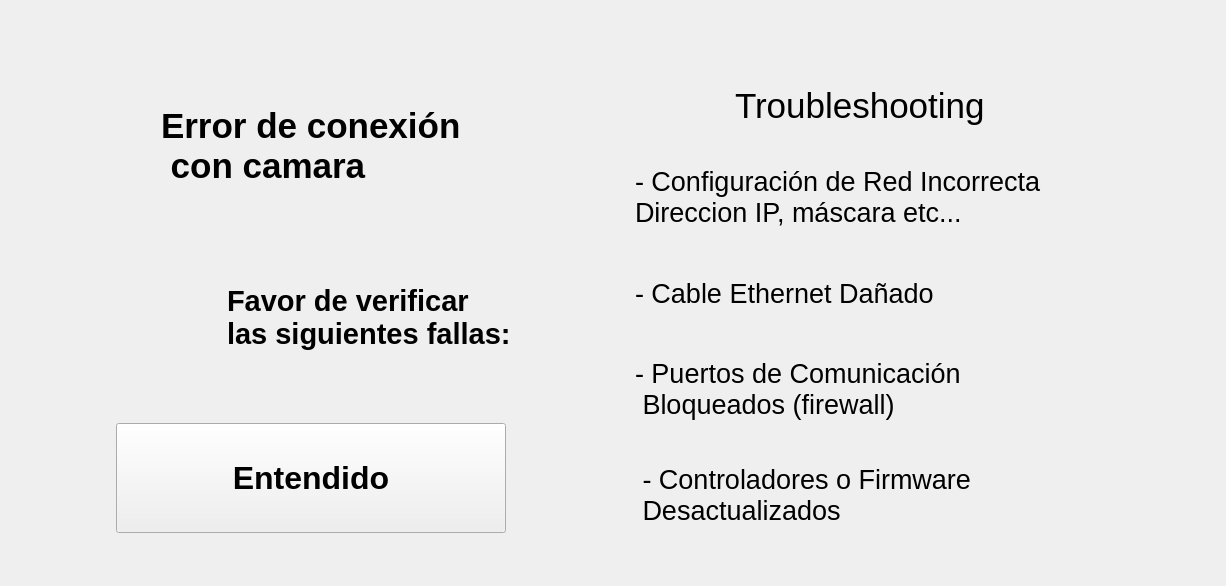
      <widget class="QWidget" name="page_4">
       <layout class="QGridLayout" name="gridLayout_9">
        <item row="0" column="0">
         <layout class="QHBoxLayout" name="horizontalLayout_44">
          <property name="topMargin">
           <number>60</number>
          </property>
          <property name="bottomMargin">
           <number>30</number>
          </property>
          <item>
           <layout class="QVBoxLayout" name="verticalLayout_21">
            <property name="leftMargin">
             <number>50</number>
            </property>
            <item>
             <layout class="QHBoxLayout" name="horizontalLayout_56">
              <property name="spacing">
               <number>30</number>
              </property>
              <item>
               <widget class="QLabel" name="lblTest1_12">
                <property name="minimumSize">
                 <size>
                  <width>70</width>
                  <height>70</height>
                 </size>
                </property>
                <property name="maximumSize">
                 <size>
                  <width>70</width>
                  <height>70</height>
                 </size>
                </property>
                <property name="text">
                 <string/>
                </property>
                <property name="pixmap">
                 <pixmap resource="../resources/resources.qrc">:/resources/webcam.png</pixmap>
                </property>
                <property name="scaledContents">
                 <bool>true</bool>
                </property>
               </widget>
              </item>
              <item>
               <widget class="QLabel" name="lblCode_36">
                <property name="minimumSize">
                 <size>
                  <width>400</width>
                  <height>130</height>
                 </size>
                </property>
                <property name="maximumSize">
                 <size>
                  <width>400</width>
                  <height>130</height>
                 </size>
                </property>
                <property name="font">
                 <font>
                  <pointsize>26</pointsize>
                  <weight>75</weight>
                  <bold>true</bold>
                 </font>
                </property>
                <property name="text">
                 <string>Error de conexión
 con camara</string>
                </property>
               </widget>
              </item>
             </layout>
            </item>
            <item>
             <layout class="QHBoxLayout" name="horizontalLayout_33">
              <property name="spacing">
               <number>30</number>
              </property>
              <item>
               <widget class="QLabel" name="lblCode_37">
                <property name="minimumSize">
                 <size>
                  <width>70</width>
                  <height>70</height>
                 </size>
                </property>
                <property name="maximumSize">
                 <size>
                  <width>70</width>
                  <height>70</height>
                 </size>
                </property>
                <property name="text">
                 <string/>
                </property>
                <property name="pixmap">
                 <pixmap resource="../resources/resources.qrc">:/resources/magnifying-glass.png</pixmap>
                </property>
                <property name="scaledContents">
                 <bool>true</bool>
                </property>
                <property name="wordWrap">
                 <bool>false</bool>
                </property>
               </widget>
              </item>
              <item>
               <widget class="QLabel" name="label_19">
                <property name="minimumSize">
                 <size>
                  <width>300</width>
                  <height>180</height>
                 </size>
                </property>
                <property name="maximumSize">
                 <size>
                  <width>300</width>
                  <height>180</height>
                 </size>
                </property>
                <property name="font">
                 <font>
                  <pointsize>22</pointsize>
                  <weight>75</weight>
                  <bold>true</bold>
                 </font>
                </property>
                <property name="styleSheet">
                 <string notr="true"/>
                </property>
                <property name="text">
                 <string>Favor de verificar
las siguientes fallas:</string>
                </property>
               </widget>
              </item>
             </layout>
            </item>
            <item>
             <layout class="QHBoxLayout" name="horizontalLayout_34">
              <item>
               <layout class="QHBoxLayout" name="horizontalLayout_35">
                <property name="spacing">
                 <number>60</number>
                </property>
                <item>
                 <widget class="QPushButton" name="btnCameraErrorOK">
                  <property name="minimumSize">
                   <size>
                    <width>390</width>
                    <height>110</height>
                   </size>
                  </property>
                  <property name="maximumSize">
                   <size>
                    <width>390</width>
                    <height>110</height>
                   </size>
                  </property>
                  <property name="font">
                   <font>
                    <pointsize>24</pointsize>
                    <weight>75</weight>
                    <bold>true</bold>
                   </font>
                  </property>
                  <property name="cursor">
                   <cursorShape>PointingHandCursor</cursorShape>
                  </property>
                  <property name="styleSheet">
                   <string notr="true">QPushButton {
	
	color: rgb(255, 255, 255);
	background-color: rgb(11, 186, 78);
     border: 4px solid rgb(11, 186, 78); /* Borde para el QStackedWidget */
    border-radius: 25px; /* Bordes redondeados solo para el QStackedWidget */
    padding: 5px; /* Opcional: agrega espacio interno */
}

QPushButton &gt; * {
    border: none; /* Asegura que los elementos dentro del QStackedWidget no hereden el borde */
    border-radius: 0px; /* Restablece el border-radius para los elementos internos */
    background-color: transparent; /* Opción para mantener el fondo de los elementos internos */
}</string>
                  </property>
                  <property name="text">
                   <string>Entendido</string>
                  </property>
                 </widget>
                </item>
               </layout>
              </item>
             </layout>
            </item>
           </layout>
          </item>
          <item>
           <spacer name="horizontalSpacer_45">
            <property name="orientation">
             <enum>Qt::Horizontal</enum>
            </property>
            <property name="sizeType">
             <enum>QSizePolicy::Expanding</enum>
            </property>
            <property name="sizeHint" stdset="0">
             <size>
              <width>68</width>
              <height>20</height>
             </size>
            </property>
           </spacer>
          </item>
          <item>
           <layout class="QVBoxLayout" name="verticalLayout_9">
            <item>
             <layout class="QHBoxLayout" name="horizontalLayout_57">
              <property name="spacing">
               <number>30</number>
              </property>
              <item>
               <widget class="QLabel" name="lblTest1_13">
                <property name="minimumSize">
                 <size>
                  <width>70</width>
                  <height>70</height>
                 </size>
                </property>
                <property name="maximumSize">
                 <size>
                  <width>70</width>
                  <height>70</height>
                 </size>
                </property>
                <property name="text">
                 <string/>
                </property>
                <property name="pixmap">
                 <pixmap resource="../resources/resources.qrc">:/resources/warning.png</pixmap>
                </property>
                <property name="scaledContents">
                 <bool>true</bool>
                </property>
               </widget>
              </item>
              <item>
               <widget class="QLabel" name="lblCode_38">
                <property name="minimumSize">
                 <size>
                  <width>450</width>
                  <height>30</height>
                 </size>
                </property>
                <property name="font">
                 <font>
                  <pointsize>26</pointsize>
                 </font>
                </property>
                <property name="text">
                 <string>Troubleshooting</string>
                </property>
               </widget>
              </item>
             </layout>
            </item>
            <item>
             <layout class="QVBoxLayout" name="verticalLayout_10">
              <item>
               <widget class="QLabel" name="label_20">
                <property name="minimumSize">
                 <size>
                  <width>580</width>
                  <height>100</height>
                 </size>
                </property>
                <property name="maximumSize">
                 <size>
                  <width>580</width>
                  <height>100</height>
                 </size>
                </property>
                <property name="font">
                 <font>
                  <pointsize>20</pointsize>
                 </font>
                </property>
                <property name="text">
                 <string>- Configuración de Red Incorrecta
Direccion IP, máscara etc...</string>
                </property>
               </widget>
              </item>
              <item>
               <widget class="QLabel" name="label_21">
                <property name="minimumSize">
                 <size>
                  <width>580</width>
                  <height>80</height>
                 </size>
                </property>
                <property name="maximumSize">
                 <size>
                  <width>580</width>
                  <height>80</height>
                 </size>
                </property>
                <property name="font">
                 <font>
                  <pointsize>20</pointsize>
                 </font>
                </property>
                <property name="text">
                 <string>- Cable Ethernet Dañado</string>
                </property>
               </widget>
              </item>
              <item>
               <widget class="QLabel" name="label_22">
                <property name="minimumSize">
                 <size>
                  <width>580</width>
                  <height>100</height>
                 </size>
                </property>
                <property name="maximumSize">
                 <size>
                  <width>580</width>
                  <height>100</height>
                 </size>
                </property>
                <property name="font">
                 <font>
                  <pointsize>20</pointsize>
                 </font>
                </property>
                <property name="text">
                 <string>- Puertos de Comunicación
 Bloqueados (firewall)</string>
                </property>
               </widget>
              </item>
              <item>
               <widget class="QLabel" name="label_25">
                <property name="minimumSize">
                 <size>
                  <width>580</width>
                  <height>100</height>
                 </size>
                </property>
                <property name="maximumSize">
                 <size>
                  <width>580</width>
                  <height>100</height>
                 </size>
                </property>
                <property name="font">
                 <font>
                  <pointsize>20</pointsize>
                 </font>
                </property>
                <property name="text">
                 <string> - Controladores o Firmware
 Desactualizados</string>
                </property>
               </widget>
              </item>
             </layout>
            </item>
           </layout>
          </item>
         </layout>
        </item>
       </layout>
      </widget>
